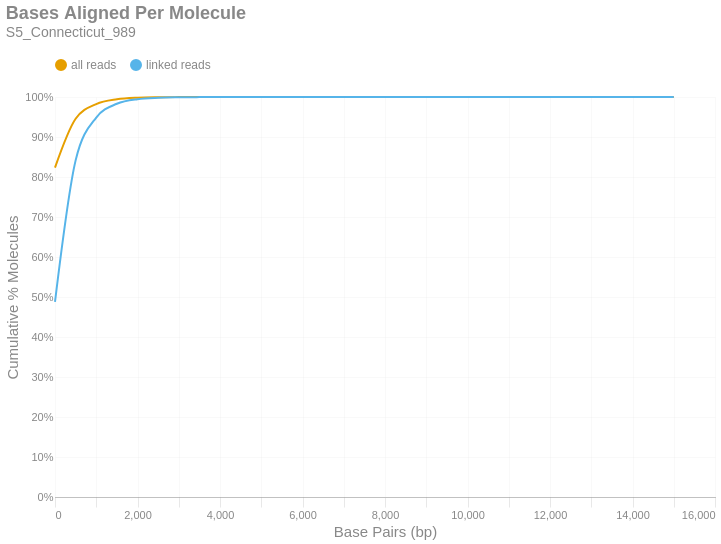

Notebook code for this chart:
### Markdown cell above
### Bases Aligned Per Molecule
This is a cumulative frequency distribution showing the number of base pairs aligned per unique molecule. These data are shown in 500 bp bins. There are two distributions: one with `all reads` (yellow) and another with only `linked reads` (blue). The percent of molecules in the `linked reads` distribution is relative to the total number of linked molecules.

### Code cell
if SKIPLR:
    print_html(f"Skipped")
else:
    binned_df = consolidated_hist(valids['aligned_bp'], mask, 500, True)
    with SafeRender(binned_df):
        (
            density_plot(binned_df, 'Bases Aligned Per Molecule', samplename, 'basesper')
            .encode(
                x=alt.X('bin:Q', title="Base Pairs (bp)").axis(tickMinStep=500).scale(padding=0),
                y=alt.Y('value:Q', title='Cumulative % Molecules')
                    .axis(format='%')
                    .scale(domain = [0,1])
                    .stack(False),
                color=alt.Color("key:N").scale(domain = ["all reads", "linked reads"]),
                tooltip = [
                    alt.Tooltip("key:N", title = "Data Type"),
                    alt.Tooltip("range_label:N", title="Bases Aligned Per Molecule"),
                    alt.Tooltip("value:Q", format = ".2%", title="% Molecules (Cum.)")
                ]
            )
        ).display()

### Figure 1 — Vega-Lite specification as saved in the notebook (floating-point values rounded to 4 significant figures)
{"width": "container", "height": 400, "config": {"title": {"anchor": "start", "dy": -15, "fontSize": 18, "color": "#888888", "subtitleColor": "#888888", "subtitleFontSize": 14}, "arc": {"fill": "#0072B2"}, "axis": {"domainColor": "#888888", "domainWidth": 0.5, "gridWidth": 0.2, "grid": false, "titleFontWeight": 400, "titleFontSize": 15, "labelFontSize": 11, "labelColor": "#888888", "tickColor": "#888888", "tickWidth": 0.2, "titleColor": "#888888"}, "axisBand": {"grid": false}, "axisX": {"grid": true, "tickSize": 10, "domainCap": "round"}, "axisY": {"domain": false, "grid": true, "tickSize": 0, "domainCap": "round"}, "background": "transparent", "header": {"labelFontSize": 15, "labelColor": "#888888", "titleFontSize": 15, "titleFontWeight": 600, "titleColor": "#888888"}, "legend": {"labelFont": "sans-serif", "labelFontSize": 12, "labelColor": "#888888", "symbolSize": 100, "symbolType": "circle", "titleFontSize": 12, "titlePadding": 10, "titleColor": "#888888", "title": null, "orient": "top"}, "range": {"category": ["#E69F00", "#56B4E9", "#009E73", "#F0E442", "#0072B2", "#D55E00", "#CC79A7", "#000000"], "diverging": ["#cfe8f3", "#a2d4ec", "#73bfe2", "#46abdb", "#1696d2", "#12719e"]}, "area": {"fill": "#0072B2", "fillOpacity": 0.7, "line": true, "strokeOpacity": 0.7}, "line": {"color": "#0072B2", "stroke": "#0072B2", "strokeWidth": 2}, "trail": {"color": "#0072B2", "stroke": "#0072B2", "strokeWidth": 0, "size": 1}, "point": {"filled": true, "fillOpacity": 1.0, "size": 95}, "text": {"color": "#888888", "fontSize": 11, "align": "right", "fontWeight": 400, "size": 11}, "bar": {"fill": "#0072B2", "stroke": null}, "view": {"stroke": null, "continuousWidth": 660, "continuousHeight": 400}}, "data": {"name": "data-1dd846e9514f1bc95925866a73fde36e"}, "mark": {"type": "line", "interpolate": "monotone", "point": {"opacity": 0, "size": 275}}, "encoding": {"color": {"field": "key", "scale": {"domain": ["all reads", "linked reads"]}, "type": "nominal"}, "tooltip": [{"field": "key", "title": "Data Type", "type": "nominal"}, {"field": "range_label", "title": "Bases Aligned Per Molecule", "type": "nominal"}, {"field": "value", "format": ".2%", "title": "% Molecules (Cum.)", "type": "quantitative"}], "x": {"axis": {"tickMinStep": 500}, "field": "bin", "scale": {"padding": 0}, "title": "Base Pairs (bp)", "type": "quantitative"}, "y": {"axis": {"format": "%"}, "field": "value", "scale": {"domain": [0, 1]}, "stack": false, "title": "Cumulative % Molecules", "type": "quantitative"}}, "params": [{"name": "param_c36ac31b6afebe62", "select": {"type": "point", "fields": ["key"]}, "bind": "legend"}], "title": {"text": "Bases Aligned Per Molecule", "subtitle": "S5_Connecticut_989"}, "transform": [{"fold": ["all reads (cumsum)", "linked reads (cumsum)"]}, {"calculate": "replace(datum.key, ' (cumsum)', '')", "as": "key"}, {"filter": {"param": "param_c36ac31b6afebe62"}}], "usermeta": {"embedOptions": {"downloadFileName": "S5_Connecticut_989.basesper"}}, "$schema": "https://vega.github.io/schema/vega-lite/v6.1.0.json", "datasets": {"data-1dd846e9514f1bc95925866a73fde36e": [{"bin": "0.0", "interval": "0.0-500.0", "all reads": 0.8234, "linked reads": 0.4875, "all reads (cumsum)": 0.8234, "linked reads (cumsum)": 0.4875, "range_label": "0-499"}, {"bin": "500.0", "interval": "500.0-1000.0", "all reads": 0.1221, "linked reads": 0.354, "all reads (cumsum)": 0.9456, "linked reads (cumsum)": 0.8416, "range_label": "500-999"}, {"bin": "1000.0", "interval": "1000.0-1500.0", "all reads": 0.03679, "linked reads": 0.1071, "all reads (cumsum)": 0.9824, "linked reads (cumsum)": 0.9487, "range_label": "1000-1499"}, {"bin": "1500.0", "interval": "1500.0-2000.0", "all reads": 0.01181, "linked reads": 0.03437, "all reads (cumsum)": 0.9942, "linked reads (cumsum)": 0.9831, "range_label": "1500-1999"}, {"bin": "2000.0", "interval": "2000.0-2500.0", "all reads": 0.003936, "linked reads": 0.01146, "all reads (cumsum)": 0.9981, "linked reads (cumsum)": 0.9945, "range_label": "2000-2499"}, {"bin": "2500.0", "interval": "2500.0-3000.0", "all reads": 0.001195, "linked reads": 0.00348, "all reads (cumsum)": 0.9993, "linked reads (cumsum)": 0.998, "range_label": "2500-2999"}, {"bin": "3000.0", "interval": "3000.0-3500.0", "all reads": 0.0004229, "linked reads": 0.001231, "all reads (cumsum)": 0.9997, "linked reads (cumsum)": 0.9992, "range_label": "3000-3499"}, {"bin": "3500.0", "interval": "3500.0-4000.0", "all reads": 0.000162, "linked reads": 0.0004715, "all reads (cumsum)": 0.9999, "linked reads (cumsum)": 0.9997, "range_label": "3500-3999"}, {"bin": "4000.0", "interval": "4000.0-4500.0", "all reads": 6.33e-05, "linked reads": 0.0001843, "all reads (cumsum)": 1.0, "linked reads (cumsum)": 0.9999, "range_label": "4000-4499"}, {"bin": "4500.0", "interval": "4500.0-5000.0", "all reads": 2.357e-05, "linked reads": 6.861e-05, "all reads (cumsum)": 1.0, "linked reads (cumsum)": 0.9999, "range_label": "4500-4999"}, {"bin": "5000.0", "interval": "5000.0-5500.0", "all reads": 1.064e-05, "linked reads": 3.097e-05, "all reads (cumsum)": 1.0, "linked reads (cumsum)": 1.0, "range_label": "5000-5499"}, {"bin": "5500.0", "interval": "5500.0-6000.0", "all reads": 4.797e-06, "linked reads": 1.397e-05, "all reads (cumsum)": 1.0, "linked reads (cumsum)": 1.0, "range_label": "5500-5999"}, {"bin": "6000.0", "interval": "6000.0-6500.0", "all reads": 1.251e-06, "linked reads": 3.643e-06, "all reads (cumsum)": 1.0, "linked reads (cumsum)": 1.0, "range_label": "6000-6499"}, {"bin": "6500.0", "interval": "6500.0-7000.0", "all reads": 6.257e-07, "linked reads": 1.822e-06, "all reads (cumsum)": 1.0, "linked reads (cumsum)": 1.0, "range_label": "6500-6999"}, {"bin": "7000.0", "interval": "7000.0-7500.0", "all reads": 4.172e-07, "linked reads": 1.214e-06, "all reads (cumsum)": 1.0, "linked reads (cumsum)": 1.0, "range_label": "7000-7499"}, {"bin": "7500.0", "interval": "7500.0-8000.0", "all reads": 2.086e-07, "linked reads": 6.072e-07, "all reads (cumsum)": 1.0, "linked reads (cumsum)": 1.0, "range_label": "7500-7999"}, {"bin": "8000.0", "interval": "8000.0-8500.0", "all reads": 0.0, "linked reads": 0.0, "all reads (cumsum)": 1.0, "linked reads (cumsum)": 1.0, "range_label": "8000-8499"}, {"bin": "8500.0", "interval": "8500.0-9000.0", "all reads": 0.0, "linked reads": 0.0, "all reads (cumsum)": 1.0, "linked reads (cumsum)": 1.0, "range_label": "8500-8999"}, {"bin": "9000.0", "interval": "9000.0-9500.0", "all reads": 0.0, "linked reads": 0.0, "all reads (cumsum)": 1.0, "linked reads (cumsum)": 1.0, "range_label": "9000-9499"}, {"bin": "9500.0", "interval": "9500.0-10000.0", "all reads": 0.0, "linked reads": 0.0, "all reads (cumsum)": 1.0, "linked reads (cumsum)": 1.0, "range_label": "9500-9999"}, {"bin": "10000.0", "interval": "10000.0-10500.0", "all reads": 0.0, "linked reads": 0.0, "all reads (cumsum)": 1.0, "linked reads (cumsum)": 1.0, "range_label": "10000-10499"}, {"bin": "10500.0", "interval": "10500.0-11000.0", "all reads": 0.0, "linked reads": 0.0, "all reads (cumsum)": 1.0, "linked reads (cumsum)": 1.0, "range_label": "10500-10999"}, {"bin": "11000.0", "interval": "11000.0-11500.0", "all reads": 0.0, "linked reads": 0.0, "all reads (cumsum)": 1.0, "linked reads (cumsum)": 1.0, "range_label": "11000-11499"}, {"bin": "11500.0", "interval": "11500.0-12000.0", "all reads": 0.0, "linked reads": 0.0, "all reads (cumsum)": 1.0, "linked reads (cumsum)": 1.0, "range_label": "11500-11999"}, {"bin": "12000.0", "interval": "12000.0-12500.0", "all reads": 0.0, "linked reads": 0.0, "all reads (cumsum)": 1.0, "linked reads (cumsum)": 1.0, "range_label": "12000-12499"}, {"bin": "12500.0", "interval": "12500.0-13000.0", "all reads": 0.0, "linked reads": 0.0, "all reads (cumsum)": 1.0, "linked reads (cumsum)": 1.0, "range_label": "12500-12999"}, {"bin": "13000.0", "interval": "13000.0-13500.0", "all reads": 0.0, "linked reads": 0.0, "all reads (cumsum)": 1.0, "linked reads (cumsum)": 1.0, "range_label": "13000-13499"}, {"bin": "13500.0", "interval": "13500.0-14000.0", "all reads": 0.0, "linked reads": 0.0, "all reads (cumsum)": 1.0, "linked reads (cumsum)": 1.0, "range_label": "13500-13999"}, {"bin": "14000.0", "interval": "14000.0-14500.0", "all reads": 0.0, "linked reads": 0.0, "all reads (cumsum)": 1.0, "linked reads (cumsum)": 1.0, "range_label": "14000-14499"}, {"bin": "14500.0", "interval": "14500.0-15000.0", "all reads": 0.0, "linked reads": 0.0, "all reads (cumsum)": 1.0, "linked reads (cumsum)": 1.0, "range_label": "14500-14999"}, {"bin": "15000.0", "interval": "15000.0-15500.0", "all reads": 1.043e-07, "linked reads": 3.036e-07, "all reads (cumsum)": 1.0, "linked reads (cumsum)": 1.0, "range_label": "15000-15499"}]}}
